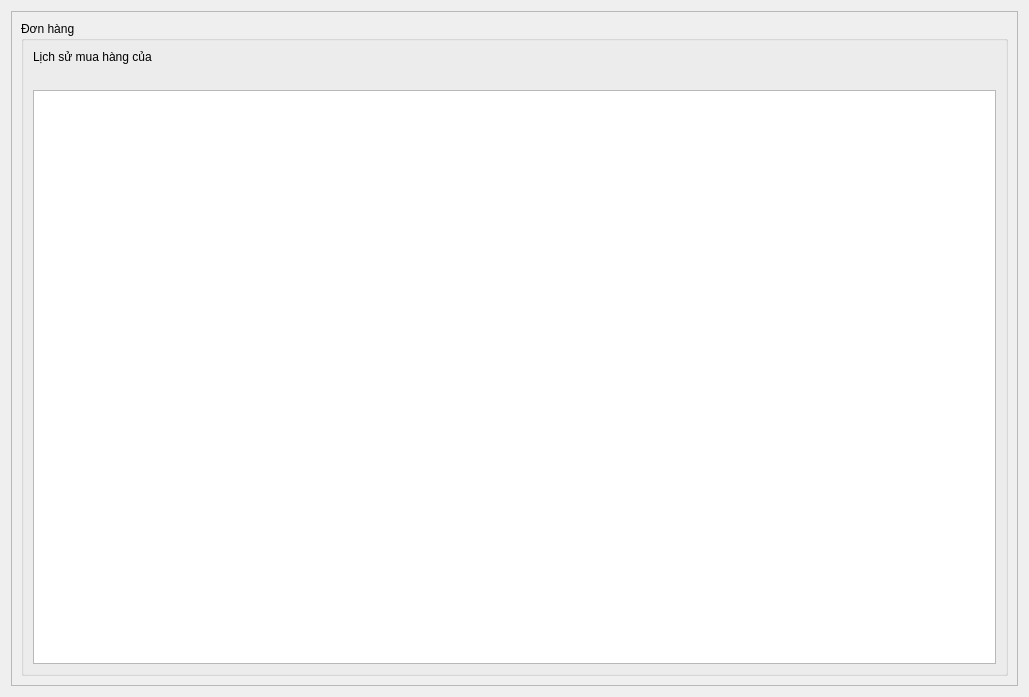
<?xml version="1.0" encoding="UTF-8"?>
<ui version="4.0">
 <class>LSDH</class>
 <widget class="QWidget" name="LSDH">
  <property name="geometry">
   <rect>
    <x>0</x>
    <y>0</y>
    <width>1029</width>
    <height>697</height>
   </rect>
  </property>
  <property name="windowTitle">
   <string>Lịch sử đơn hàng</string>
  </property>
  <layout class="QHBoxLayout" name="horizontalLayout">
   <item>
    <widget class="QFrame" name="frame">
     <property name="frameShape">
      <enum>QFrame::StyledPanel</enum>
     </property>
     <property name="frameShadow">
      <enum>QFrame::Raised</enum>
     </property>
     <layout class="QGridLayout" name="gridLayout_2">
      <item row="0" column="0">
       <widget class="QGroupBox" name="groupBox">
        <property name="title">
         <string>Đơn hàng</string>
        </property>
        <layout class="QGridLayout" name="gridLayout">
         <item row="2" column="0" colspan="2">
          <widget class="QTableWidget" name="table">
           <property name="editTriggers">
            <set>QAbstractItemView::NoEditTriggers</set>
           </property>
           <property name="alternatingRowColors">
            <bool>true</bool>
           </property>
           <property name="selectionMode">
            <enum>QAbstractItemView::SingleSelection</enum>
           </property>
           <property name="selectionBehavior">
            <enum>QAbstractItemView::SelectRows</enum>
           </property>
           <property name="cornerButtonEnabled">
            <bool>false</bool>
           </property>
           <attribute name="horizontalHeaderStretchLastSection">
            <bool>true</bool>
           </attribute>
          </widget>
         </item>
         <item row="0" column="0">
          <widget class="QLabel" name="label">
           <property name="text">
            <string>Lịch sử mua hàng của</string>
           </property>
          </widget>
         </item>
         <item row="1" column="0">
          <widget class="QLabel" name="name_label">
           <property name="text">
            <string>&lt;insert name&gt;</string>
           </property>
          </widget>
         </item>
        </layout>
       </widget>
      </item>
     </layout>
    </widget>
   </item>
  </layout>
 </widget>
 <resources/>
 <connections/>
</ui>
